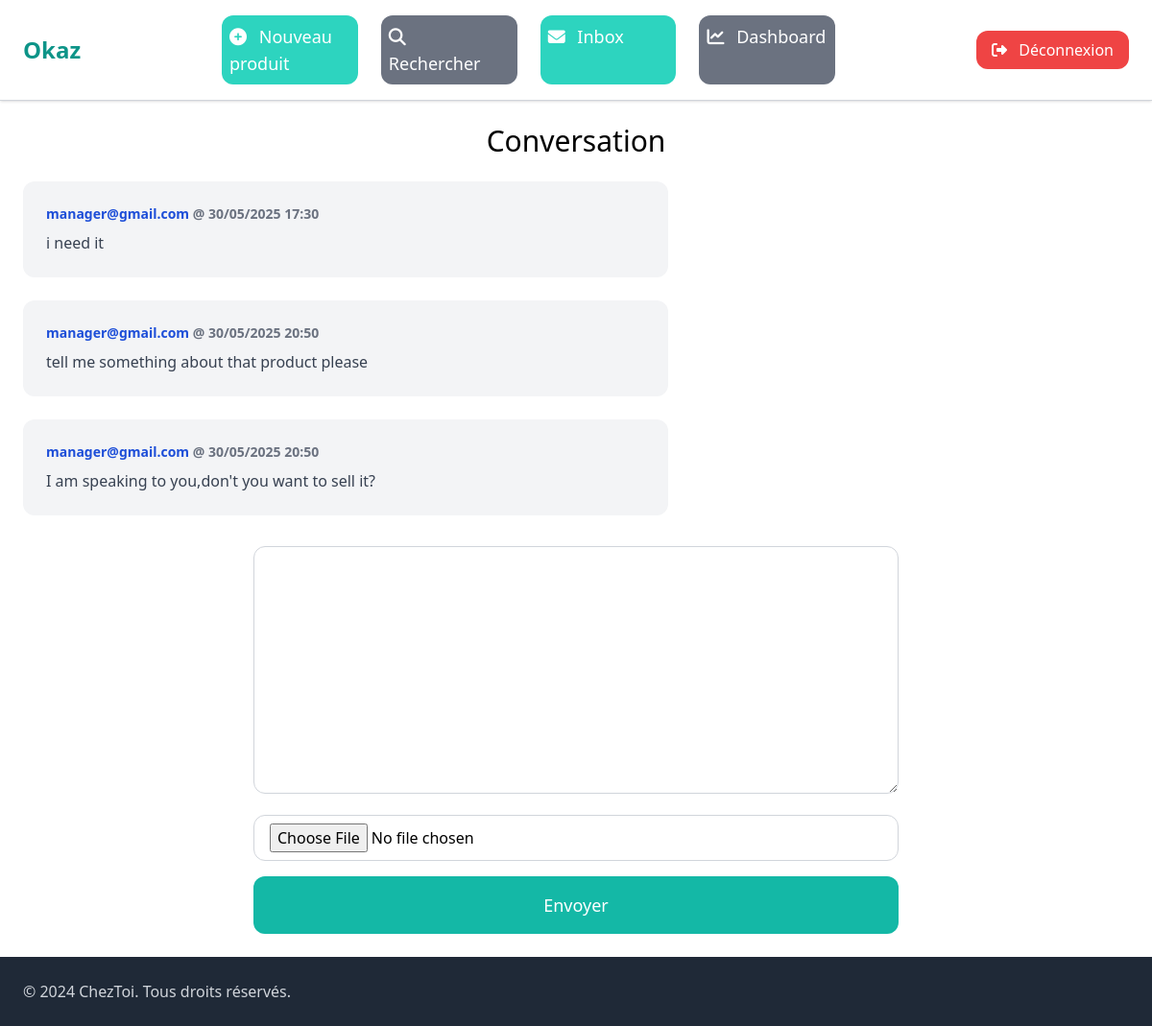
The page /inbox/8/ (signed in) on the database as committed earlier.
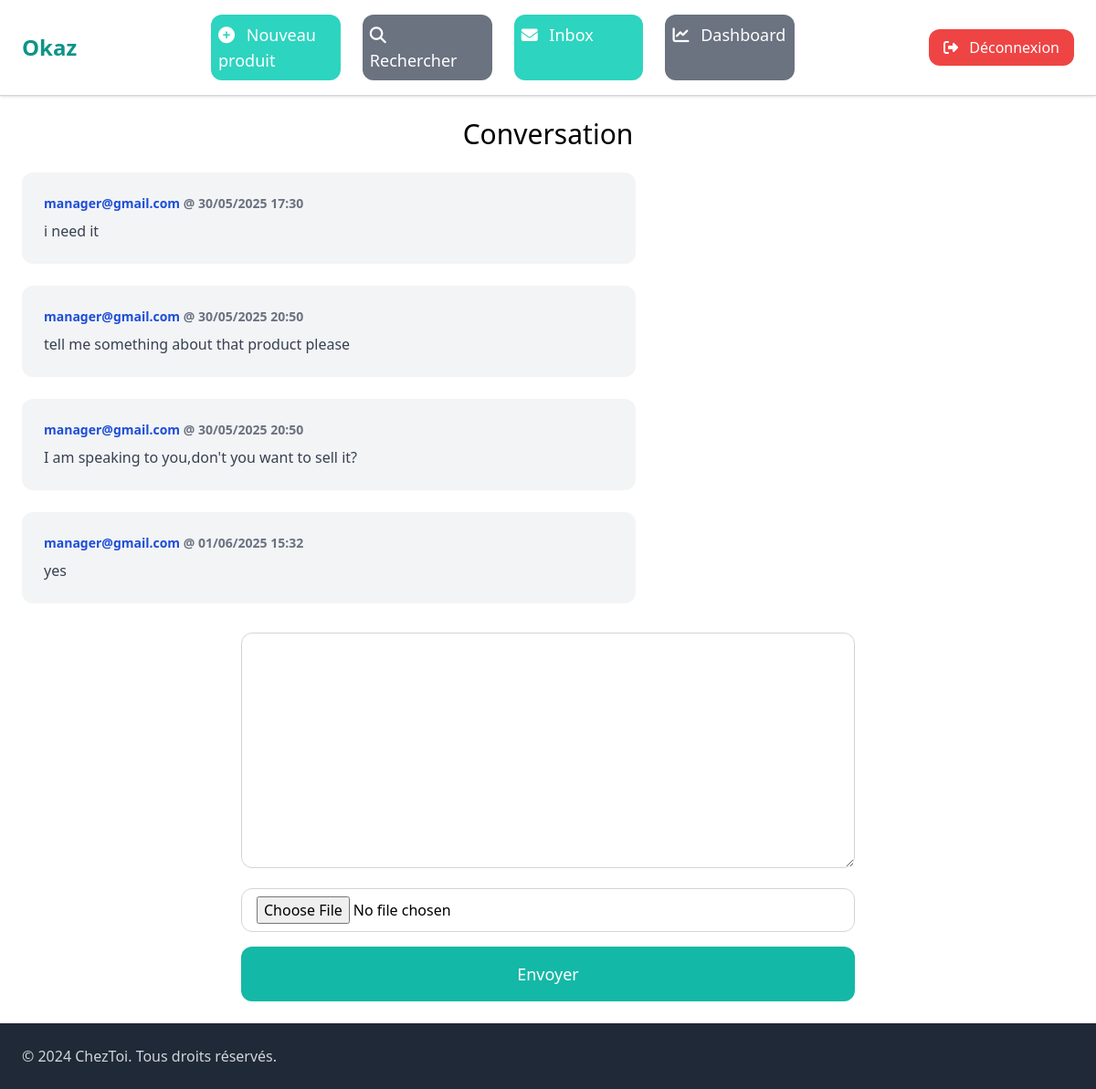
The same page on the database as committed later.
### conversation/models.py (models this page shows)
class ConversationMessage(models.Model):
    conversation=models.ForeignKey(Conversation,related_name="messages",on_delete=models.CASCADE)
    content=models.TextField(blank=True, null=True)
    created_at=models.DateTimeField(auto_now_add=True)
    created_by=models.ForeignKey(User,related_name='created_message',on_delete=models.CASCADE)
    is_read = models.BooleanField(default=False)
    file = models.FileField(upload_to='messages/files/', blank=True, null=True)
    image = models.ImageField(upload_to='messages/images/', blank=True, null=True)
    class Meta:
        ordering = ('created_at',)

### conversation/views.py (the view)
# urls.py: path('<int:pk>/', views.detail, name='detail'),                  # / ajouté
@login_required
def detail(request, pk):
    conversation = get_object_or_404(Conversation, pk=pk)
    if request.user not in conversation.members.all():
        return redirect('conversation:inbox')
    conversation.messages.filter(
        ~Q(created_by=request.user),
        is_read=False
    ).update(is_read=True)
    conversation.unread_count=0
    if request.method == 'POST':
        form = ConversationMessageForm(request.POST)
        if form.is_valid():
            conversation_message = form.save(commit=False)
            conversation_message.conversation = conversation
            conversation_message.created_by = request.user
            conversation_message.save()
            return redirect('conversation:detail', pk=pk)
    else:
        form = ConversationMessageForm()
    return render(request, 'conversation/detail.html', {
        'conversation': conversation,
        'form': form
    })

### conversation/forms.py
class ConversationMessageForm(forms.ModelForm):
    class Meta:
        model=ConversationMessage
        fields=('content','file','image')
        widgets={
            'content':forms.Textarea(attrs={
                'class':'w-full py-2 px-4 rounded-xl border border-gray-300 focus:outline-none focus:ring-2 focus:ring-teal-500 '
            }),
            'file':forms.ClearableFileInput(attrs={
                'class':'w-full py-2 px-4 rounded-xl border border-gray-300 focus:outline-none focus:ring-2 focus:ring-teal-500 '
            }),
            'image':forms.ClearableFileInput(attrs={
                'class':'w-full py-2 px-4 rounded-xl border border-gray-300 focus:outline-none focus:ring-2 focus:ring-teal-500 '
            }),
        }

### conversation/templates/conversation/detail.html (shortened to what this page needs)
{% extends 'core/base.html' %}
{% block content %}
{% load custom_filters %}
<h1 class="mb-6 text-3xl text-center">Conversation</h1>
<div class="space-y-6">
    {% for message in conversation.messages.all %}
        <div class="p-4 md:p-6 flex rounded-xl max-w-2xl
            {% if message.created_by == request.user %}
                bg-blue-100 ml-auto
            {% else %}
                bg-gray-100
            {% endif %}
        ">
            <div>
                <p class="mb-2 font-bold text-blue-700 text-sm">
                    <strong>
                        {% if message.created_by == request.user %}
                            Vous
                        {% else %}
                            {{ message.created_by.username }}
                        {% endif %}
                    </strong>
                    <span class="text-gray-500">@ {{ message.created_at|date:"d/m/Y H:i" }}</span>
                </p>
                <p class="text-gray-700 whitespace-pre-wrap">{{ message.content }}</p>
            </div>
        </div>
    {% empty %}
        <p class="text-center text-gray-500">Aucun message pour l'instant.</p>
    {% endfor %}
</div>
<form action="." method="post" enctype="multipart/form-data" class="mt-8 max-w-2xl mx-auto space-y-4">
    <div>
        {{ form.content }}
    </div>
    <div>
        {{ form.file }}
    </div>
    <button class="w-full py-4 text-lg bg-teal-500 hover:bg-teal-700 rounded-xl text-white">Envoyer</button>
</form>
{% endblock content %}

Rows that differ between the two databases and show on the page:
added ConversationMessage: created_by.username "manager@gmail.com", created_at "01/06/2025 15:32", content "yes"
